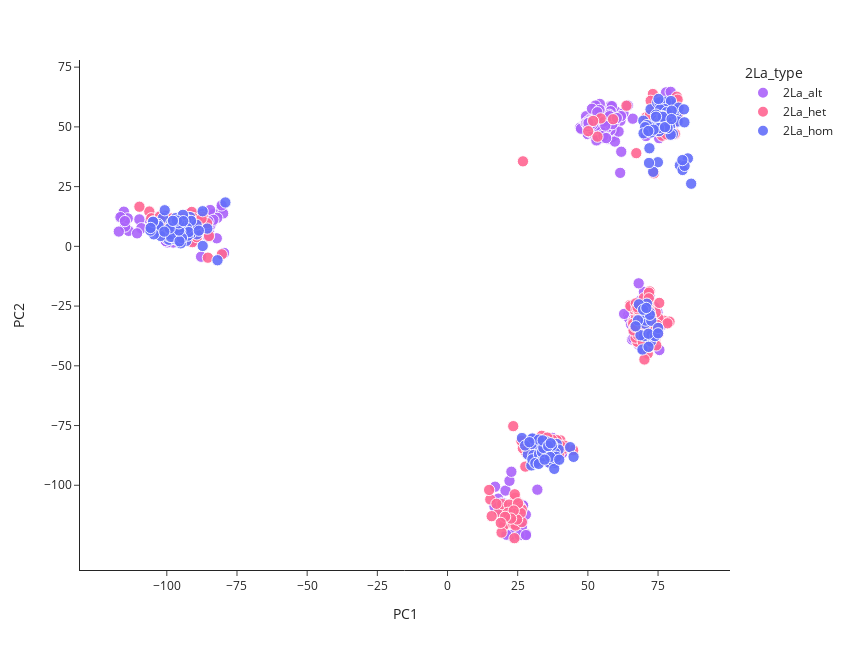

Notebook code cell kept with this figure:
### Code cell
plot_coords(data, x='PC1', y='PC2',
            color='2La_type', color_map=species_color_map, slug = 'pca',
            show=True)

### Figure 1 — Plotly figure (JSON) as saved in the notebook; plotly's stock layout.template omitted (floating-point values rounded to 4 significant figures; data arrays with more than 128 entries replaced by an {"elided": "..."} marker saying what was removed)
{"data": [{"customdata": {"elided": "628x1 str values"}, "hovertemplate": "<b>%{hovertext}</b><br><br>2La_type=2La_alt<br>PC1=%{x}<br>PC2=%{y}<br>size=%{marker.size}<br>pca_pops=%{customdata[0]}<extra></extra>", "hovertext": {"elided": "628 str values"}, "legendgroup": "2La_alt", "marker": {"color": "#AB63FA", "opacity": 0.9, "size": {"elided": "628 int values"}, "sizemode": "area", "sizeref": 0.125, "symbol": "circle"}, "mode": "markers", "name": "2La_alt", "orientation": "v", "showlegend": true, "type": "scatter", "x": {"elided": "628 float values"}, "xaxis": "x", "y": {"elided": "628 float values"}, "yaxis": "y"}, {"customdata": {"elided": "353x1 str values"}, "hovertemplate": "<b>%{hovertext}</b><br><br>2La_type=2La_het<br>PC1=%{x}<br>PC2=%{y}<br>size=%{marker.size}<br>pca_pops=%{customdata[0]}<extra></extra>", "hovertext": {"elided": "353 str values"}, "legendgroup": "2La_het", "marker": {"color": "#FF6692", "opacity": 0.9, "size": {"elided": "353 int values"}, "sizemode": "area", "sizeref": 0.125, "symbol": "circle"}, "mode": "markers", "name": "2La_het", "orientation": "v", "showlegend": true, "type": "scatter", "x": {"elided": "353 float values"}, "xaxis": "x", "y": {"elided": "353 float values"}, "yaxis": "y"}, {"customdata": {"elided": "209x1 str values"}, "hovertemplate": "<b>%{hovertext}</b><br><br>2La_type=2La_hom<br>PC1=%{x}<br>PC2=%{y}<br>size=%{marker.size}<br>pca_pops=%{customdata[0]}<extra></extra>", "hovertext": {"elided": "209 str values"}, "legendgroup": "2La_hom", "marker": {"color": "#636EFA", "opacity": 0.9, "size": {"elided": "209 int values"}, "sizemode": "area", "sizeref": 0.125, "symbol": "circle"}, "mode": "markers", "name": "2La_hom", "orientation": "v", "showlegend": true, "type": "scatter", "x": {"elided": "209 float values"}, "xaxis": "x", "y": {"elided": "209 float values"}, "yaxis": "y"}], "layout": {"height": 650, "legend": {"itemsizing": "constant", "title": {"text": "2La_type"}, "tracegroupgap": 0}, "margin": {"t": 60}, "width": 850, "xaxis": {"anchor": "y", "autorange": true, "domain": [0, 1], "range": [-131.0, 100.7], "tickmode": "array", "tickvals": [-100, -75, -50, -25, 0, 25, 50, 75], "title": {"text": "PC1"}, "type": "linear"}, "yaxis": {"anchor": "x", "autorange": true, "domain": [0, 1], "range": [-135.5, 77.99], "tickmode": "array", "tickvals": [-100, -75, -50, -25, 0, 25, 50, 75], "title": {"text": "PC2"}, "type": "linear"}}}
